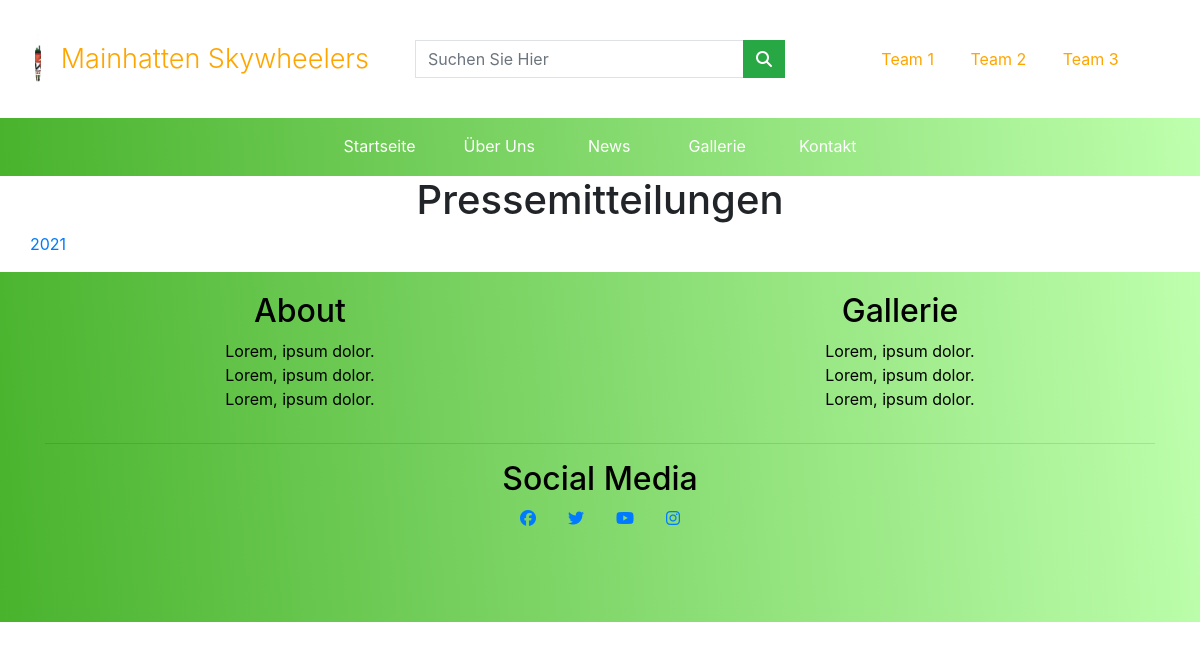
/nachrichten/, run on an earlier commit of the app's database.
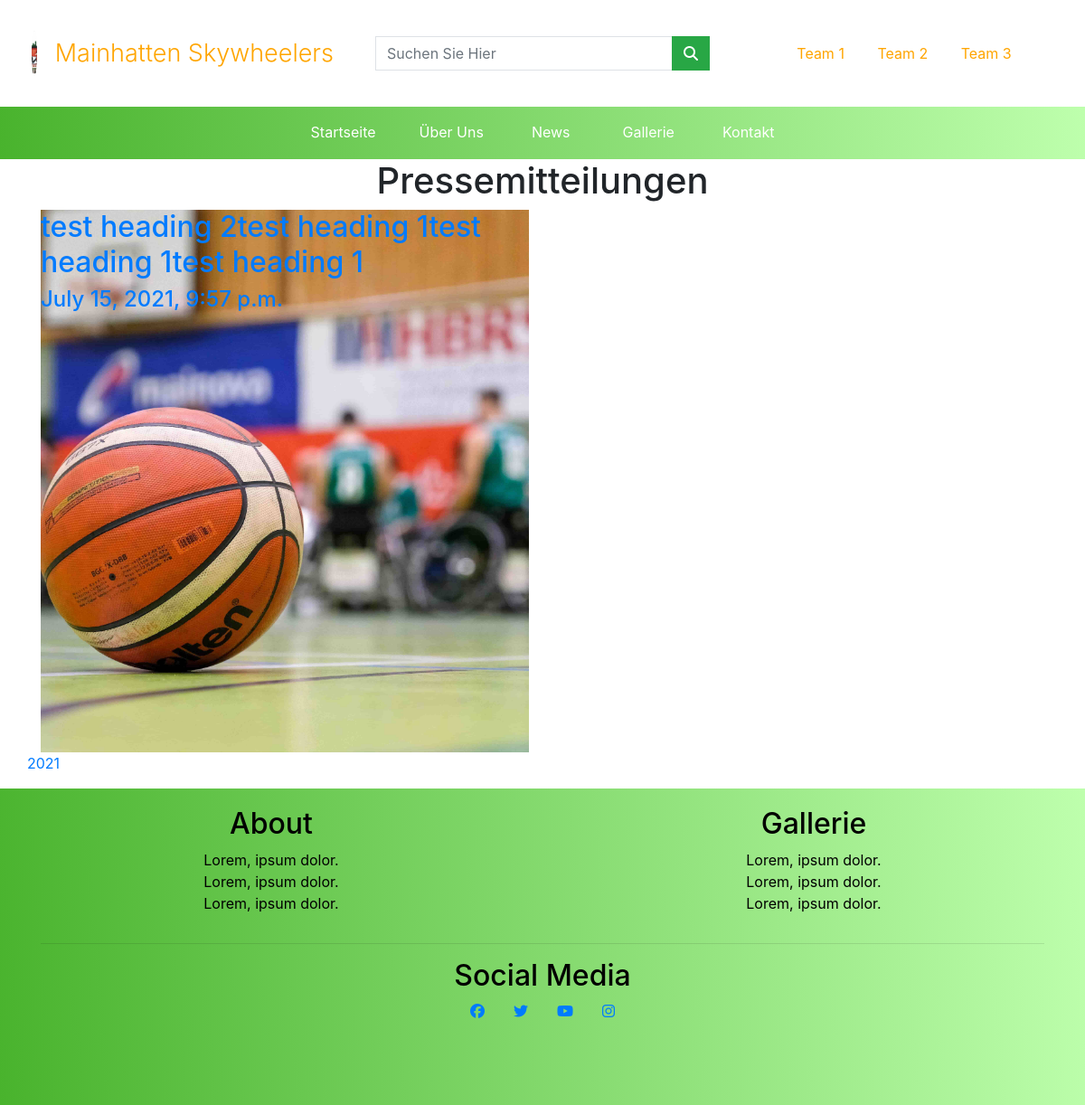
And on a later commit of the database.
### news/models.py (models this page shows, shortened)
class NewsHeadline(models.Model):
    image = models.ImageField(null=False, blank=False)
    heading = models.CharField(max_length=254, null=False, blank=False, default='')
    second_heading = models.CharField(max_length=254, null=True, blank=True, default='')
    time_and_date_published = models.DateTimeField(null=False, blank=False, default='')
    paragraph1 = models.TextField(default='', null=True, blank=True)
    paragraph2 = models.TextField(default='', null=True, blank=True)
    paragraph3 = models.TextField(default='', null=True, blank=True)
    paragraph4 = models.TextField(default='', null=True, blank=True)
    paragraph5 = models.TextField(default='', null=True, blank=True)
    paragraph6 = models.TextField(default='', null=True, blank=True)
    paragraph7 = models.TextField(default='', null=True, blank=True)
    paragraph8 = models.TextField(default='', null=True, blank=True)
    paragraph9 = models.TextField(default='', null=True, blank=True)
    paragraph10 = models.TextField(default='', null=True, blank=True)
    verbose_name_plural = 'NewsHeadline'
    name = models.CharField(max_length=254, null=True, blank=True)
    friendly_name = models.CharField(max_length=254, null=True, blank=True)

### news/views.py (the view)
# urls.py: path('', views.news_page , name='news_page'),
def news_page(request):
    d = datetime.datetime.now()
    yearsList = []
    def detectChangeOfYear(years, currentYearList):
        yearChanged = False
        for i in range(len(years)):
            j = i
            for j in range(i + 1, len(years) - 1):
                if years[i] == d.year:
                    currentYearList.append(years[i])
                    return yearChanged
                elif d.year == years[j]:
                    yearChanged = True
                    currentYearList.append(years[j])
                    i += 1
                    j += 1
                    return yearChanged
    allYears = []
    for aYear in range(2020, 2320):
        allYears.append(aYear)
    detectYear = detectChangeOfYear(allYears, yearsList)
    main_news_info = NewsHeadline.objects.all()
    for news_info in main_news_info:
        publishing_year = news_info.time_and_date_published.year
        if publishing_year == yearsList[-1]:
            print(news_info.heading)
    context = {
        'news_info': main_news_info,
        'yearChanged': detectYear,
        'yearsList': yearsList
    }
    return render(request, 'news/news.html', context)

### news/templates/news/news.html (shortened to what this page needs)
{% extends 'base.html' %}
{% load static %}
{% block content %}
<section>
    <div class="container-fluid">
        <div class="row">
            <div class="col-12 text-center">
                <h1>Pressemitteilungen</h1>
            </div>
        </div>
    </div>
    <div class="container">
        <div class="row">
            {% for news_i in news_info %}
                {% with yearsList|last as last %}
                    {% if news_i.time_and_date_published.year == last %}
                        <div class="col-6">
                            <div style="width: 100%; height: 75vh; background-image: url('{{ news_i.image.url }}'); background-position: center; background-size: cover; background-repeat: no-repeat;">
                                <a href="">
                                    <h2>{{ news_i.heading }}</h2>
                                    <h4>{{ news_i.time_and_date_published }}</h4>
                                </a>
                            </div>
                        </div>
                    {% endif %}
                {% endwith %}
            {% endfor %}
        </div>
    </div>
    <div class="container">
        <div class="row">
            {% for year in yearsList %}
                <p><a href="">{{ year }}</a></p>
            {% endfor %}
        </div>
    </div>
</section>
{% endblock %}

What changed in the data, as far as the page shows it:
added NewsHeadline: image (picture), heading "test heading 2test heading 1test heading 1test heading 1", time_and_date_published "July 15, 2021, 9:57 p.m."
